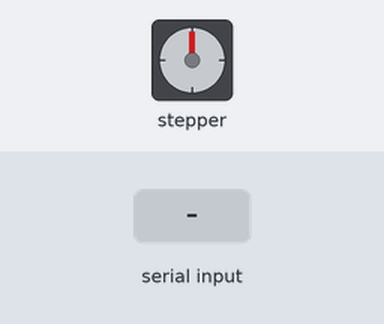
Bench run of a sketch on a simulated Arduino Uno, built with avr-gcc and run on an emulated ATmega328P. Parts: stepper motor. The test bench sets the inputs (shaded band). Stepper angles assume 200 steps per turn.

Above: at 3.2 s.
3.3 s: "90,45\n" received over Serial
At 4.3 s:
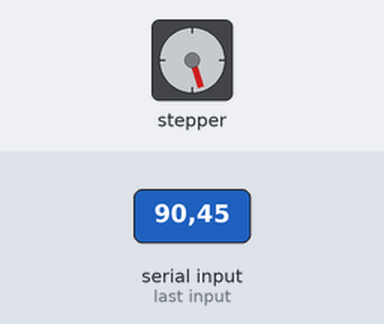
4.8 s: "30,150\n" received over Serial
At 6.1 s:
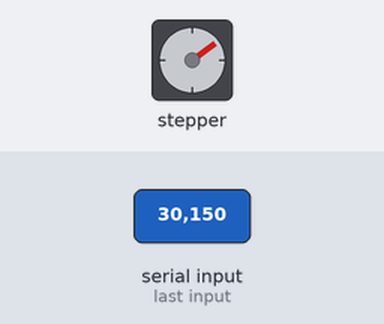
Timing chart, 0 to 7.8 s (numbered marks = the images above; inputs shaded):
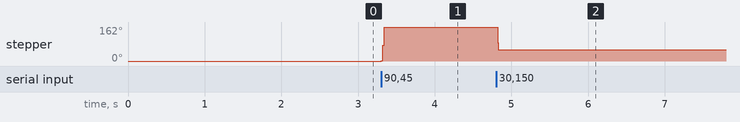

The sketch:

accel_stepper_sketch.ino
```cpp
#include <AccelStepper.h>
AccelStepper stepper(AccelStepper::DRIVER, 12, 11);

const int MAX_SPEED = 3000;
const long interval = 1;
unsigned long previousMillis = 0;
const int MAX_POSITION = 4000;

void setup()
{
  stepper.setMaxSpeed(MAX_SPEED);
  Serial.begin(115200);
  delay(2000);
  Serial.setTimeout(50);
}
void loop()
{
  unsigned long currentMillis = millis();
  if (currentMillis - previousMillis >= interval && Serial.available() > 0) {
    String incoming = Serial.readStringUntil('\n');
    int position = incoming.toInt();
    if (abs(position) <= MAX_POSITION) {
      stepper.moveTo(position);
      stepper.setSpeed(MAX_SPEED);
    }
    previousMillis = currentMillis;
  }
  stepper.runSpeedToPosition();
}
```

Measured:
- after the input at 3.3 s, stepper: turns 162° clockwise, starting at once
- after the input at 4.8 s, stepper: turns 108° counter-clockwise, starting at once
